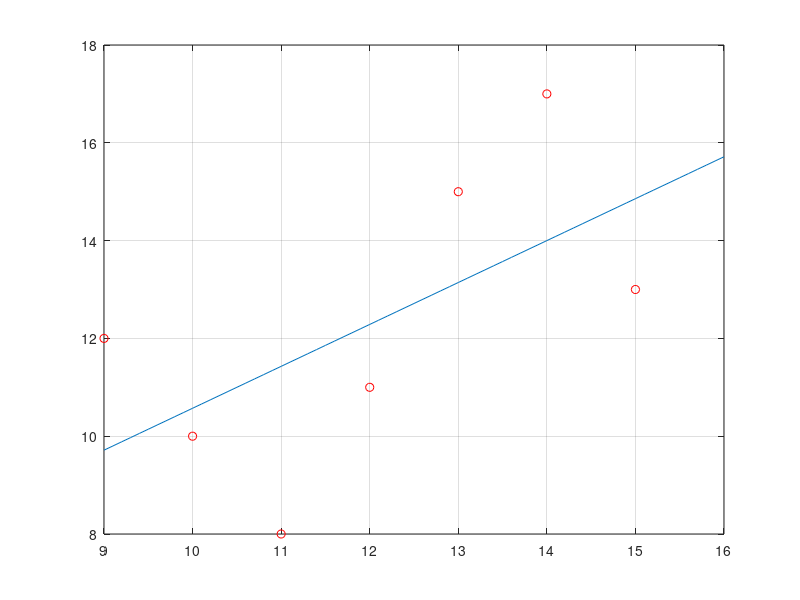
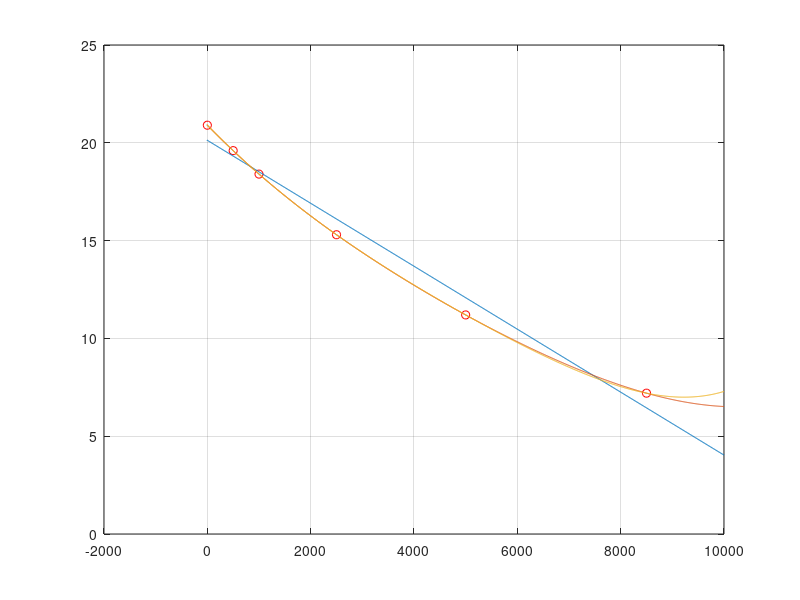
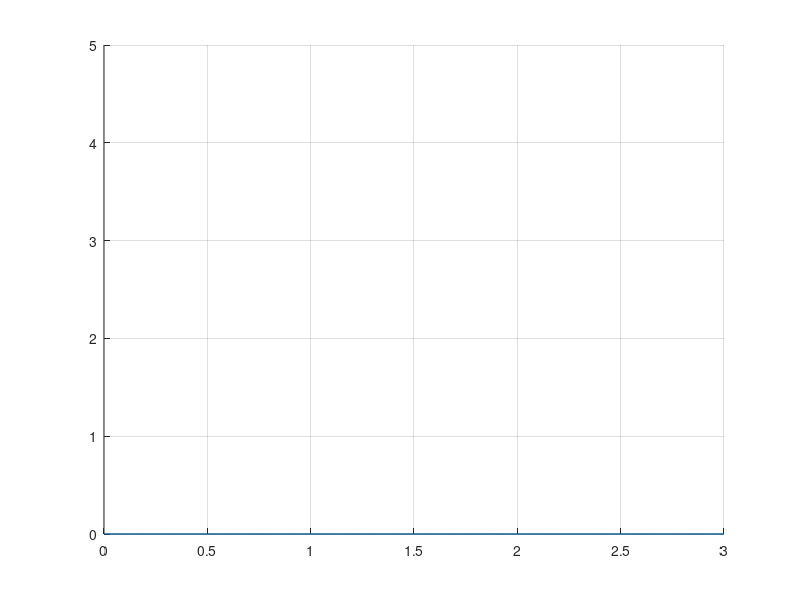
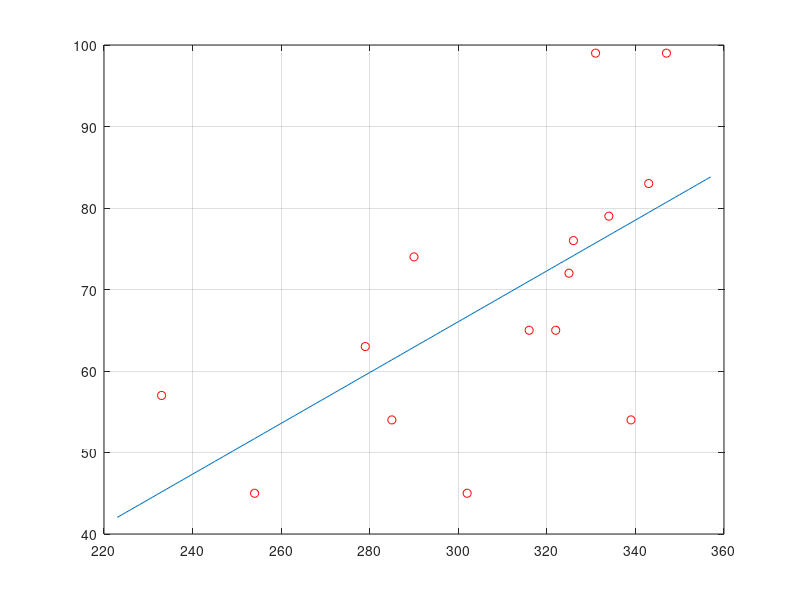

Here is the MATLAB script that generated these plots, in order:
clear;clc;

x = [9, 10, 11, 12, 13, 14, 15];
f = [12, 10, 8, 11, 15, 17, 13];
m_plus_1 = length(x);

sum_x = sum(x);
sum_f = sum(f);
sum_x2 = sum(x.^2);
sum_xf = sum(x .* f);

denom = m_plus_1 * sum_x2 - (sum_x)^2;
a = (m_plus_1 * sum_xf - sum_x * sum_f) / denom;
b = (sum_x2 * sum_f - sum_xf * sum_x) / denom;

estimated_temparature = a * 16 + b;

phi_val = a * x + b;
E_ab = sum((f - phi_val).^2);

fprintf('Functie de aproximare este: %.4fx + %.4f\n', a, b);
fprintf('Temperatura estimata la ora 4: %.4f\n', estimated_temparature);
fprintf('Eroare minima este: %.4f\n', E_ab);

figure;
plot(x, f, 'ro');
hold on;
x_line = 9:0.1:16;
y_line = a * x_line + b;
plot(x_line, y_line);
grid on;

%%

clear;clc;

alt = [0, 500, 1000, 2500, 5000, 8500];
ox = [20.9, 19.6, 18.4, 15.3, 11.2, 7.2];

p1 = polyfit(alt, ox, 1);
p2 = polyfit(alt, ox, 4);

estimation_1_p1 = polyval(p1, 753);
estimation_1_p2 = polyval(p2, 753);
estimation_2_p1 = polyval(p1, 6000);
estimation_2_p2 = polyval(p2, 6000);

err_p1 = abs(9.9 - estimation_2_p1);
err_p2 = abs(9.9 - estimation_2_p2);

fprintf('La 753m: P1=%.4f, P2=%.4f\n', estimation_1_p1, estimation_1_p2);
fprintf('La 6000m: P1=%.4f, P2=%.4f\n', estimation_2_p1, estimation_2_p2 );
fprintf('Eroare la 6000m: P1_err=%.4f, P2_err=%.4f\n', err_p1, err_p2);

pol_inter = polyfit(alt, ox, length(alt) - 1);

x_plot = -10:10:10000;
y1 = polyval(p1, x_plot);
y2 = polyval(p2, x_plot);
val_pol_inter = polyval(pol_inter, x_plot);

figure;
plot(alt, ox, 'ro');
hold on;
plot(x_plot, y1);
plot(x_plot, y2);
plot(x_plot, val_pol_inter);
grid on;

%%

clear;clc;

figure;
axis([0 3 0 5]);
grid on;
hold on;

[x, y] = ginput(10);

plot(x, y, 'bo');

p = polyfit(x, y, 2);

x_plot = linspace(0, 3, 100);
y_plot = polyval(p, x_plot);

plot(x_plot, y_plot);

%%

clear; clc;

tema = [302, 325, 285, 339, 334, 322, 331, 279, 316, 347, 343, 290, 326, 233, 254];
final = [45, 72, 54, 54, 79, 65, 99, 63, 65, 99, 83, 74, 76, 57, 45];

m_plus_1 = length(tema);

sum_x = sum(tema);
sum_y = sum(final);
sum_x2 = sum(tema.^2);
sum_xy = sum(tema .* final);

denom = m_plus_1 * sum_x2 - (sum_x)^2;
a = (m_plus_1 * sum_xy - sum_x * sum_y) / denom;
b = (sum_x2 * sum_y - sum_xy * sum_x) / denom;

fprintf('Ecuatia dreptei este: y = %.4fx + %.4f\n', a, b);

tema_90 = (90 - b) / a;
tema_50 = (50 - b) / a;

fprintf('Punctaj la tema necesar pentru minim 90%%: %.2f\n', tema_90);
fprintf('Punctaj la tema necesar pentru minim 50%%: %.2f\n', tema_50);


figure;
plot(tema, final, 'ro');
hold on;

x_line = min(tema)-10 : 1 : max(tema)+10;
y_line = a * x_line + b;

plot(x_line, y_line);
grid on;
